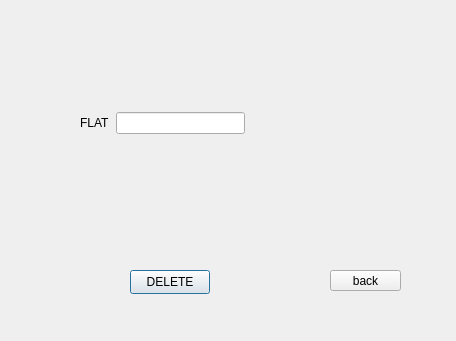
<?xml version="1.0" encoding="UTF-8"?>
<ui version="4.0">
 <class>renter_delete</class>
 <widget class="QDialog" name="renter_delete">
  <property name="geometry">
   <rect>
    <x>0</x>
    <y>0</y>
    <width>456</width>
    <height>341</height>
   </rect>
  </property>
  <property name="windowTitle">
   <string>Dialog</string>
  </property>
  <widget class="QPushButton" name="pushButton_DELETE">
   <property name="geometry">
    <rect>
     <x>130</x>
     <y>270</y>
     <width>80</width>
     <height>24</height>
    </rect>
   </property>
   <property name="text">
    <string>DELETE</string>
   </property>
  </widget>
  <widget class="QPushButton" name="pushButton_back">
   <property name="geometry">
    <rect>
     <x>330</x>
     <y>270</y>
     <width>71</width>
     <height>21</height>
    </rect>
   </property>
   <property name="text">
    <string>back</string>
   </property>
  </widget>
  <widget class="QWidget" name="">
   <property name="geometry">
    <rect>
     <x>80</x>
     <y>110</y>
     <width>165</width>
     <height>26</height>
    </rect>
   </property>
   <layout class="QHBoxLayout" name="horizontalLayout">
    <item>
     <widget class="QLabel" name="label">
      <property name="text">
       <string>FLAT</string>
      </property>
     </widget>
    </item>
    <item>
     <widget class="QLineEdit" name="lineEdit"/>
    </item>
   </layout>
  </widget>
 </widget>
 <resources/>
 <connections/>
</ui>
